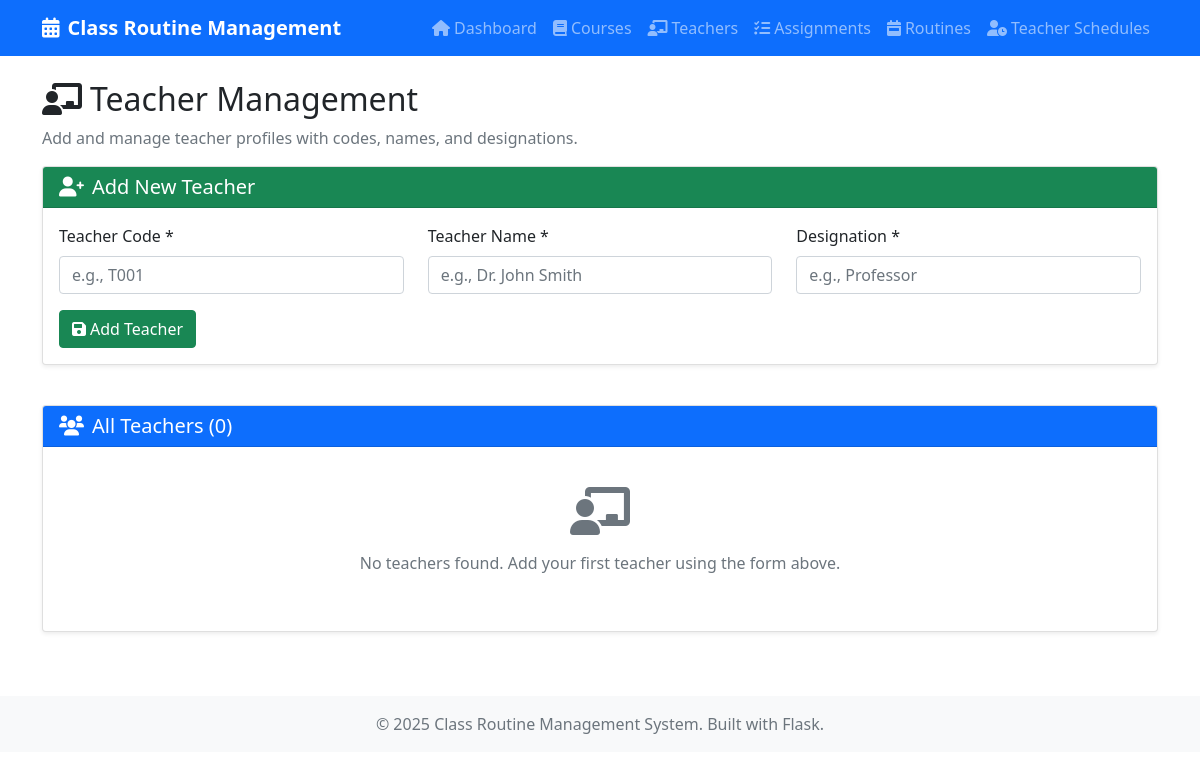
Before: /teachers with the older database file.
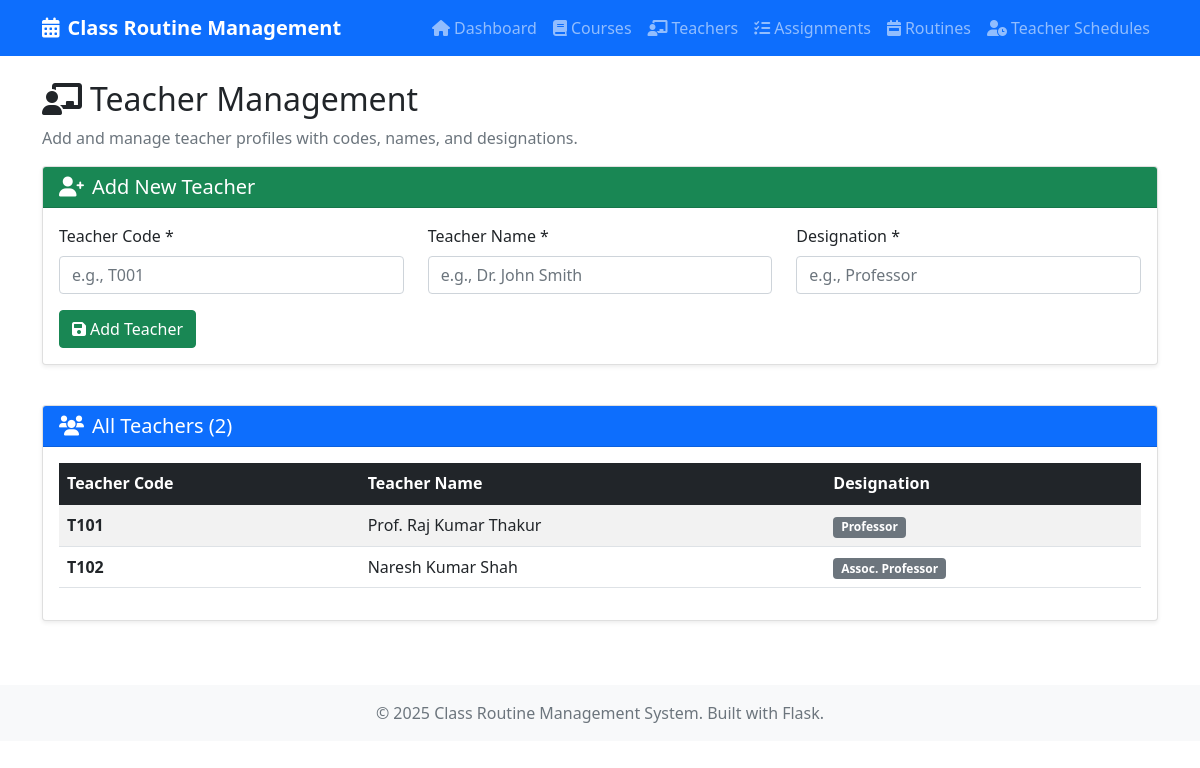
After: the same page with the newer database file.
### tables this page shows
CREATE TABLE Teacher (
                    Teacher_Code TEXT PRIMARY KEY,
                    Teacher_Name TEXT NOT NULL,
                    Teacher_Designation TEXT NOT NULL
                );

### flask_app.py (the view)
@app.route('/teachers')
def teachers():
    teachers_data = db.get_teachers()
    return render_template('teachers.html', teachers=teachers_data.to_dict('records'))

### database.py (called while the page is built)
    def get_connection(self):
        return sqlite3.connect(self.db_name)

    def get_teachers(self) -> pd.DataFrame:
        conn = self.get_connection()
        try:
            return pd.read_sql_query("SELECT * FROM Teacher", conn)
        finally:
            conn.close()

### templates/teachers.html (shortened to what this page needs)
{% extends "base.html" %}
{% block content %}
<div class="row">
    <div class="col-12">
        <h2><i class="fas fa-chalkboard-teacher me-2"></i>Teacher Management</h2>
        <p class="text-muted">Add and manage teacher profiles with codes, names, and designations.</p>
    </div>
</div>
<div class="row mb-4">
    <div class="col-12">
        <div class="card">
            <div class="card-header bg-success text-white">
                <h5 class="mb-0"><i class="fas fa-user-plus me-2"></i>Add New Teacher</h5>
            </div>
            <div class="card-body">
                <form method="POST" action="{{ url_for('add_teacher') }}">
                    <div class="row">
                        <div class="col-md-4">
                            <div class="mb-3">
                                <label for="teacher_code" class="form-label">Teacher Code *</label>
                                <input type="text" class="form-control" id="teacher_code" name="teacher_code" required placeholder="e.g., T001">
                            </div>
                        </div>
                        <div class="col-md-4">
                            <div class="mb-3">
                                <label for="teacher_name" class="form-label">Teacher Name *</label>
                                <input type="text" class="form-control" id="teacher_name" name="teacher_name" required placeholder="e.g., Dr. John Smith">
                            </div>
                        </div>
                        <div class="col-md-4">
                            <div class="mb-3">
                                <label for="teacher_designation" class="form-label">Designation *</label>
                                <input type="text" class="form-control" id="teacher_designation" name="teacher_designation" required placeholder="e.g., Professor">
                            </div>
                        </div>
                    </div>
                    <button type="submit" class="btn btn-success">
                        <i class="fas fa-save me-1"></i>Add Teacher
                    </button>
                </form>
            </div>
        </div>
    </div>
</div>
<div class="row">
    <div class="col-12">
        <div class="card">
            <div class="card-header bg-primary text-white">
                <h5 class="mb-0"><i class="fas fa-users me-2"></i>All Teachers ({{ teachers|length }})</h5>
            </div>
            <div class="card-body">
                {% if teachers %}
                <div class="table-responsive">
                    <table class="table table-striped table-hover">
                        <thead class="table-dark">
                            <tr>
                                <th>Teacher Code</th>
                                <th>Teacher Name</th>
                                <th>Designation</th>
                            </tr>
                        </thead>
                        <tbody>
                            {% for teacher in teachers %}
                            <tr>
                                <td><strong>{{ teacher.Teacher_Code }}</strong></td>
                                <td>{{ teacher.Teacher_Name }}</td>
                                <td>
                                    <span class="badge bg-secondary">{{ teacher.Teacher_Designation }}</span>
                                </td>
                            </tr>
                            {% endfor %}
                        </tbody>
                    </table>
                </div>
                {% else %}
                <div class="text-center py-4">
                    <i class="fas fa-chalkboard-teacher fa-3x text-muted mb-3"></i>
                    <p class="text-muted">No teachers found. Add your first teacher using the form above.</p>
                </div>
                {% endif %}
            </div>
        </div>
    </div>
</div>
{% endblock %}

Changed rows visible on the page:
added Teacher: Teacher_Code "T101", Teacher_Name "Prof. Raj Kumar Thakur", Teacher_Designation "Professor"
added Teacher: Teacher_Code "T102", Teacher_Name "Naresh Kumar Shah", Teacher_Designation "Assoc. Professor"
Other visible differences:
{{ teachers|length }}: "0" → "2"
text no longer shown: "No teachers found. Add your first teacher using the form above."
text now shown: "Teacher Code Teacher Name Designation"
